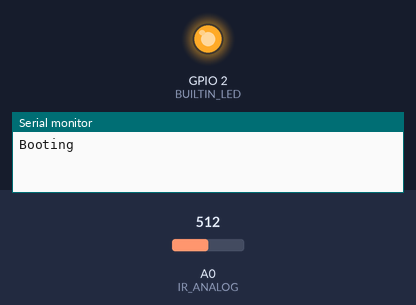
The sketch below on a simulated ESP8266 (NodeMCU). Parts: output pins drawn as LEDs (lit = HIGH, except the on-board LED, lit = LOW), the last lines printed to the serial monitor. The test bench sets the inputs (shaded band); at power-on: A0 (IR_ANALOG) = 512. WiFi joins after 1.5 s; servers stay silent unless stated; random numbers use the default seed unless the sketch sets one; no MQTT or app messages arrive unless stated.

Above: at 0.1 s.
At 1.6 s:
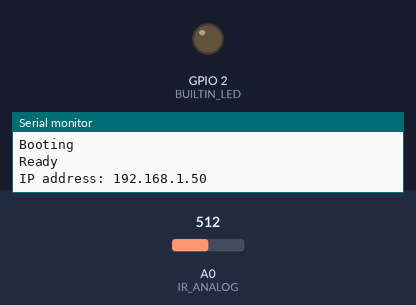
Timing chart, 0 to 3.1 s (numbered marks = the images above):
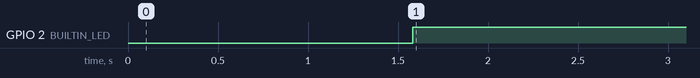

The sketch:

watermeter.ino
```cpp
#if defined(ARDUINO_ESP8266)
#include <ESP8266WiFi.h>
#include <ESP8266mDNS.h>
#endif

#if defined(ARDUINO_ESP32)
#include <WiFi.h>
#include <ESPmDNS.h>
#endif

#include <WiFiUdp.h>
#include <ArduinoOTA.h>
#define MQTT_MAX_PACKET_SIZE 2048
#include <PubSubClient.h>


const char* ssid = "Twijglaan11";
const char* password = "XXXXXXXXTODOXX";
const char* mqtt_server = "192.168.10.2";


WiFiClient espClient;
PubSubClient client(espClient);
unsigned long lastMsg = 0;
// See https://pubsubclient.knolleary.net/api#getBufferSize
#define MSG_BUFFER_SIZE  (256)
char msg[MSG_BUFFER_SIZE];
int value = 0;

#define BUILTIN_LED 2
#define IR_ANALOG A0

int readings [512];
int maxRead = 128;
int readIndex  = 0;
long total  = 0;

#define SUBSCRIBE_TOPIC "watermeter/+"

int sampleDelay = 2000; // in us
int sendInterval = 500; // in ms
double consumption = 0.0;
#define CONSUMPTION_PER_PULSE 0.5
bool lastState = false;
int upThreshold = 36;
int downThreshold = 32;


void callback(char* topic, byte* payload, unsigned int length) {
  String strPayload ;
  if (strcmp(topic,"watermeter/sampleDelay")==0) {
    strPayload = String((char*)payload);
    sampleDelay = strPayload.toInt();
  }
  if (strcmp(topic,"watermeter/sendInterval")==0) {
    strPayload = String((char*)payload);
    sendInterval = strPayload.toInt();
  }
  if (strcmp(topic,"watermeter/upThreshold")==0) {
    strPayload = String((char*)payload);
    upThreshold = strPayload.toInt();
  }
  if (strcmp(topic,"watermeter/downThreshold")==0) {
    strPayload = String((char*)payload);
    downThreshold = strPayload.toInt();
  }
  if (strcmp(topic,"watermeter/consumption")==0) {
    strPayload = String((char*)payload);
    consumption = strPayload.toDouble();
  }
}

String clientId;

void setup() {
  pinMode(BUILTIN_LED, OUTPUT);
  randomSeed(micros());

  client.setServer(mqtt_server, 1883);
  client.setCallback(callback);
  Serial.begin(115200);
  Serial.println("Booting");
  WiFi.mode(WIFI_STA);
  WiFi.begin(ssid, password);
  while (WiFi.waitForConnectResult() != WL_CONNECTED) {
    delay(250);
    Serial.print(".");
  }
  ArduinoOTA.begin();

  Serial.println("Ready");
  Serial.print("IP address: ");
  Serial.println(WiFi.localIP());

  String randomId = String(random(0xffff), HEX);
  clientId = "ESPClient-"+randomId;
}

void publishConfig() {
  client.publish("watermeter/status", "online", true);
  snprintf(msg, MSG_BUFFER_SIZE, "{\"rssi\":%d,\"bssid\":\"%s\",\"maxRead\":%d,\"sendInterval\":%d,\"sampleDelay\":%d,\"avgTime\":%d}",
    WiFi.RSSI(),
    WiFi.BSSIDstr().c_str(),
    maxRead,
    sendInterval,
    sampleDelay,
    sampleDelay * maxRead / 1000
  );
  client.publish("watermeter/config", msg);

  client.publish("homeassistant/number/watermeter/config",
    "{\"~\":\"watermeter/consumption\",\"stat_t\":\"~\",\"cmd_t\":\"~\",\"max\":999999,\"name\":\"Watermeter Consumption\",\"avty_t\":\"watermeter/status\",\"icon\":\"mdi:water-pump\",\"ret\":true,\"step\":0.5}",
    true
  );
}

void mqttReconnect() {
  // Loop until we're reconnected
  while (!client.connected()) {
    boolean success = client.connect(clientId.c_str(), "watermeter/status", 0, true, "offline");
    if (success) {
      //Serial.println("connected");
      publishConfig();
      client.subscribe(SUBSCRIBE_TOPIC);
    } else {
      Serial.print("failed, rc=");
      Serial.print(client.state());
      Serial.println(" try again in 5 seconds");
      delay(500);
    }
  }
}

void pulseUp() {
  pulse();
  digitalWrite(BUILTIN_LED, true);
}
void pulseDown() {
  pulse();
  digitalWrite(BUILTIN_LED, false);
}

void pulse() {
  consumption = consumption + CONSUMPTION_PER_PULSE;
  snprintf (msg, 12, "%lf", consumption);
  client.publish("watermeter/consumption", msg, true);
}

void loop() {
  ArduinoOTA.handle();
  if (!client.connected()) {
    mqttReconnect();
  }
  client.loop();

  delayMicroseconds(sampleDelay);
  int a;
  a=analogRead(IR_ANALOG);

  total = total - readings[readIndex];
  readings[readIndex] = a;
  total = total + readings[readIndex];
  readIndex = readIndex + 1;
  if (readIndex >= maxRead) {
    readIndex = 0;
  }
  long avg = total / maxRead;

  if(lastState == false && avg > upThreshold) {
    pulseUp();
    lastState = true;
  } else if (lastState == true && avg < downThreshold) {
    pulseDown();
    lastState = false;
  }

  unsigned long now = millis();
  if (now - lastMsg > sendInterval) {
    lastMsg = now;
    snprintf (msg, 3, "%d", a);
    client.publish("watermeter/analog", msg);
    snprintf (msg, 3, "%d", avg);
    client.publish("watermeter/avg", msg);
  }
}
```

Measured:
- by itself, GPIO 2 (BUILTIN_LED): LOW → HIGH at 1.6 s
